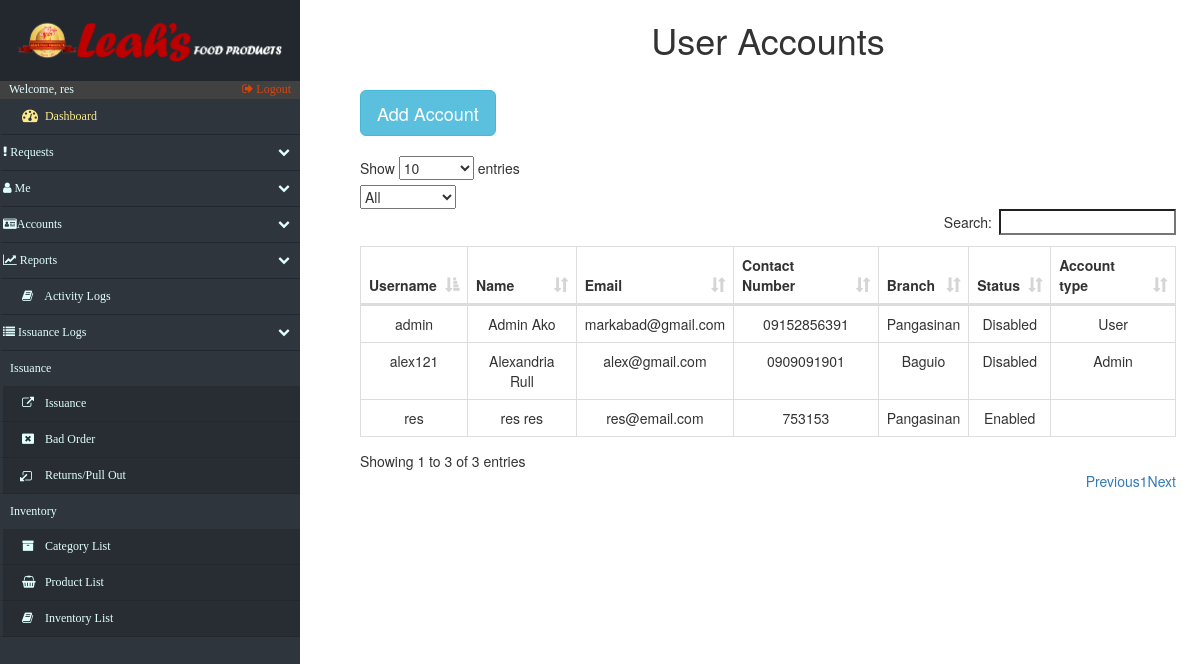
The app's page /accounts_Users.php (signed in), older data.
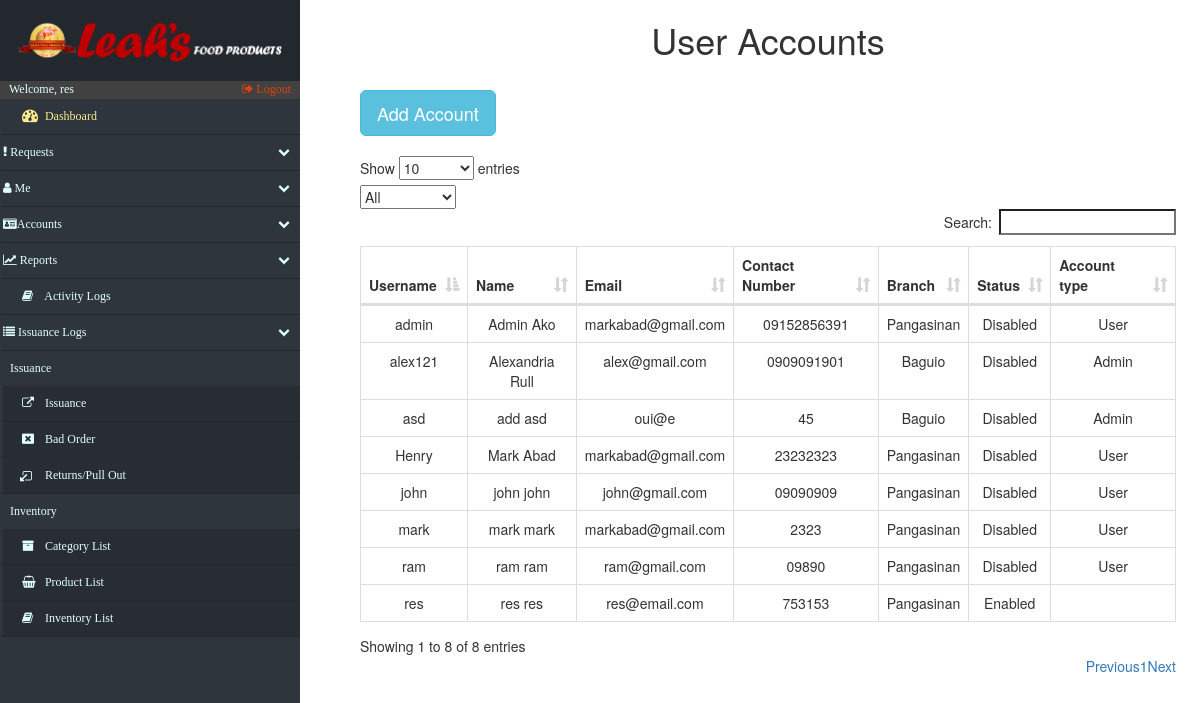
The same page, newer data.
### tables this page shows
CREATE TABLE `accounts` (
  `acc_id` int(12) NOT NULL,
  `username` varchar(15) NOT NULL,
  `first_name` varchar(20) NOT NULL,
  `last_name` varchar(20) NOT NULL,
  `password` varchar(128) NOT NULL,
  `email` varchar(20) NOT NULL,
  `contact_no` varchar(20) NOT NULL,
  `status` varchar(10) NOT NULL DEFAULT 'Disabled',
  `branch` varchar(50) DEFAULT NULL,
  `acctype` varchar(45) DEFAULT NULL
);

### accounts_Users.php (the view, shortened to what the changed rows need)
<!DOCTYPE html>
<html lang="en">
<head>
    <?php include('fragments/config.php') ?>
    <link rel="stylesheet" href="https://maxcdn.bootstrapcdn.com/bootstrap/3.3.7/css/bootstrap.min.css">
    <link href="src/css/datatables.css" rel="stylesheet">
    <link href="//maxcdn.bootstrapcdn.com/font-awesome/4.2.0/css/font-awesome.min.css" rel="stylesheet">
    <link href="src/css/sidebar.css" rel="stylesheet">
    <link href="src/css/custom.css" rel="stylesheet">
</head>
<body>
    <div id="page-content-wrapper">
        <div class="containers">
            <table class="table table-striped table-bordered">
                <h1 align="center">User Accounts</h1>
            </table>
            <?php
							$retrieve = ("SELECT * FROM accounts ");
							$results = mysqli_query($db, $retrieve);
						?>
                <table class="table table-striped table-bordered">
                    <button type="button" class="btn btn-info btn-lg" data-toggle="modal" data-target="#myModal">Add Account</button>
                </table>
                <div id="mainContainer">
                <table id="datatables" class="table table-hover table-bordered dataTable" cellspacing="0" width="100%" role="grid" aria-describedby="myTable_info" style="width: 100%;">
                    <thead>
                        <tr>
                            <th>Username</th>
                            <th>Name</th>
                            <th>Email</th>
                            <th>Contact Number</th>
							<th>Branch</th>
                            <th>Status</th>
							<th>Account type</th>
                        </tr>
                    </thead>
                    <tbody>
                        <?php
							foreach ($results as $data):
						?>
                            <tr>
                                <td data-title="user_name">
                                    <?php echo $data["username"]; ?>
                                </td>
                                <td data-title="name">
                                    <?php echo $data["first_name"]." ".$data["last_name"]; ?>
                                </td>
                                <td data-title="mail">
                                    <?php echo $data["email"]; ?>
                                </td>
                                <td data-title="cno">
                                    <?php echo $data["contact_no"]; ?>
                                </td>
								 <td data-title="branch">
                                    <?php echo $data["branch"]; ?>
                                </td>
                                <td data-title="status">
                                    <?php echo $data["status"]; ?>
                                </td>
								 <td data-title="acctype">
                                    <?php echo $data["acctype"]; ?>
                                </td>
                            </tr>
                            <?php
							endforeach;
						?>
                    </tbody>
                </table>
        </div>
    </div>
    </div>
</body>
</html>

Row changes from the older to the newer data that the page shows:
added accounts: username "asd", first_name "add", last_name "asd", email "oui@e", contact_no "45", branch "Baguio", status "Disabled", acctype "Admin"
added accounts: username "mark", first_name "mark", last_name "mark", email "markabad@gmail.com", contact_no "2323", branch "Pangasinan", status "Disabled", acctype "User"
added accounts: username "ram", first_name "ram", last_name "ram", email "ram@gmail.com", contact_no "09890", branch "Pangasinan", status "Disabled", acctype "User"
added accounts: username "john", first_name "john", last_name "john", email "john@gmail.com", contact_no "09090909", branch "Pangasinan", status "Disabled", acctype "User"
added accounts: username "Henry", first_name "Mark", last_name "Abad", email "markabad@gmail.com", contact_no "23232323", branch "Pangasinan", status "Disabled", acctype "User"
Text that changed along with them:
text written by a page script: "Show entries Search: Showing 1 to 3 of 3 entries Previous 1 Next" → "Show entries Search: Showing 1 to 8 of 8 entries Previous 1 Next"
